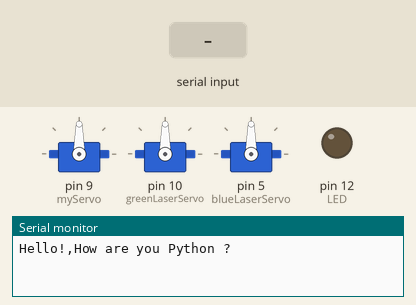
This sketch was run on a simulated Arduino Uno, built with avr-gcc and run on an emulated ATmega328P. On the bench: 3 × servo, output pins drawn as LEDs (lit = HIGH), the last lines printed to the serial monitor. Inputs (shaded band) come from the test bench.

Above: at 1.4 s.
1.5 s: "G" received over Serial
At 2.7 s:
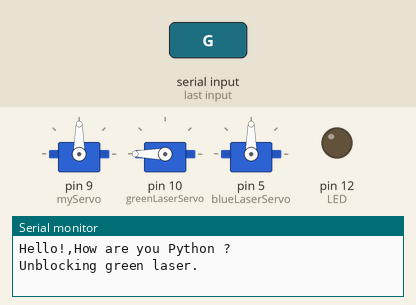
3.0 s: "Q" received over Serial
At 3.9 s:
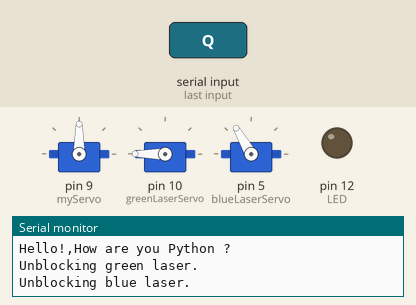
4.5 s: "B" received over Serial
At 5.1 s:
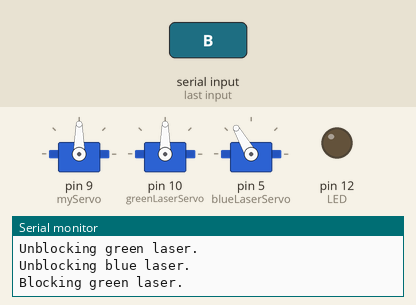
6.0 s: "H90\n" received over Serial
At 7.2 s:
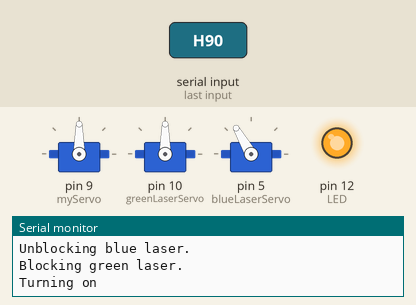
7.5 s: "W" received over Serial
At 8.5 s:
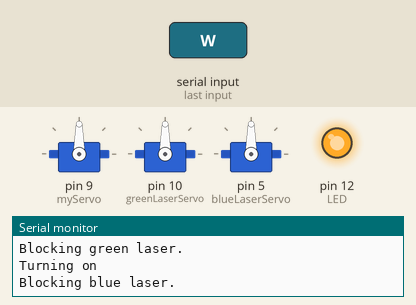
9.0 s: "O90\n" received over Serial
At 9.7 s:
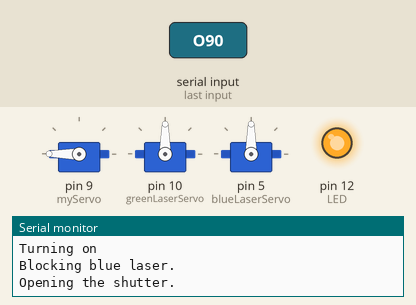
Timing chart, 0 to 11.5 s (numbered marks = the images above; inputs shaded):
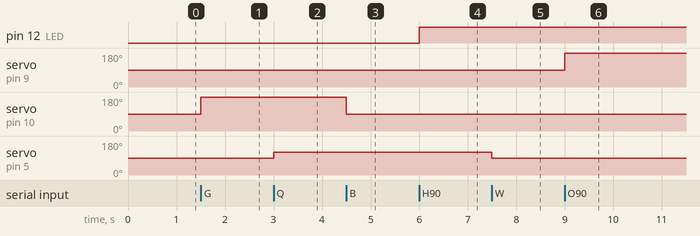

The sketch:

control_led_python.ino
```cpp
int incomingByte;
const int LED=12;
int onTime;
int tmp;
#include <Servo.h>
Servo myServo;
Servo greenLaserServo;
Servo blueLaserServo;

int angle;
int greenLaserAngle;
int blueLaserAngle;

void setup() {
  myServo.attach(9);                       // Connect both servos.
  greenLaserServo.attach(10);
  blueLaserServo.attach(5);
  Serial.begin(9600);                      //initialize serial COM at 9600 baudrate
  pinMode(LED, OUTPUT);                    //declare the LED pin (12) as output
  digitalWrite(LED, LOW);
  delay(100);
  Serial.println("Hello!,How are you Python ?");
  onTime = 1000;
  delay(100);
  angle = 90;

  myServo.write(angle);
  greenLaserAngle = 90;
  greenLaserServo.write(greenLaserAngle);

  blueLaserAngle = 90;
  blueLaserServo.write(blueLaserAngle);
}

void loop() {
  // put your main code here, to run repeatedly:
  // TODO rewrite this code to make it more readable and easier to use.
  // See if there is a case statement which may be used. Perhaps  2 letter signals?
  if (Serial.available() > 0) {
    // read the oldest byte in the serial buffer:
    incomingByte = Serial.read();
    // if it's a capital H (ASCII 72), turn on the LED:
    if (incomingByte == 'H') {
      digitalWrite(LED, HIGH);
      Serial.println("Turning on");
    }
    // if it's an L (ASCII 76) turn off the LED:
    if (incomingByte == 'L') {
      digitalWrite(LED, LOW);
      Serial.println("Turning off");
    }
    if (incomingByte == 'T') {
      digitalWrite(LED, HIGH);
      Serial.println("Turning on then off");
      delay(onTime);
      digitalWrite(LED, LOW);
      //Serial.println("Turning off");
    }
    if (incomingByte == 'S') {
      Serial.println("S recieved expecting int next");
      while (Serial.available()==0){delay(10);}

      tmp = Serial.parseInt();
      if (tmp > 0){
        Serial.println("On time set to: ");
        Serial.println(tmp);
        onTime = tmp;
      }
      else{
        Serial.println("Trying to set invalid timeframe!");
        Serial.println(tmp);
      }
    }
   if (incomingByte == 'O') {
    Serial.println("Opening the shutter.");
    angle = 180;
    myServo.write(angle);
    }
   if (incomingByte == 'C') {
    Serial.println("Closing the shutter.");
    angle = 90;
    myServo.write(angle);
   }
   if (incomingByte == 'G'){
    Serial.println("Unblocking green laser.");
    greenLaserAngle = 180;
    greenLaserServo.write(greenLaserAngle);
   }
   if (incomingByte == 'B'){
    Serial.println("Blocking green laser.");
    greenLaserAngle = 90;
    greenLaserServo.write(greenLaserAngle);
   }
   if (incomingByte == 'Q'){
    Serial.println("Unblocking blue laser.");
    blueLaserAngle = 120;
    blueLaserServo.write(blueLaserAngle);
   }
   if (incomingByte == 'W'){
    Serial.println("Blocking blue laser.");
    blueLaserAngle = 90;
    blueLaserServo.write(blueLaserAngle);
   }
  }
}
```

Measured:
- after the input at 1.5 s, servo on pin 10 (greenLaserServo): 90° → 180° at once
- after the input at 3.0 s, servo on pin 5 (blueLaserServo): 90° → 120° at once
- after the input at 4.5 s, servo on pin 10 (greenLaserServo): 180° → 90° at once
- after the input at 6.0 s, pin 12 (LED): LOW → HIGH at once
- after the input at 7.5 s, servo on pin 5 (blueLaserServo): 120° → 90° at once
- after the input at 9.0 s, servo on pin 9 (myServo): 90° → 180° at once
